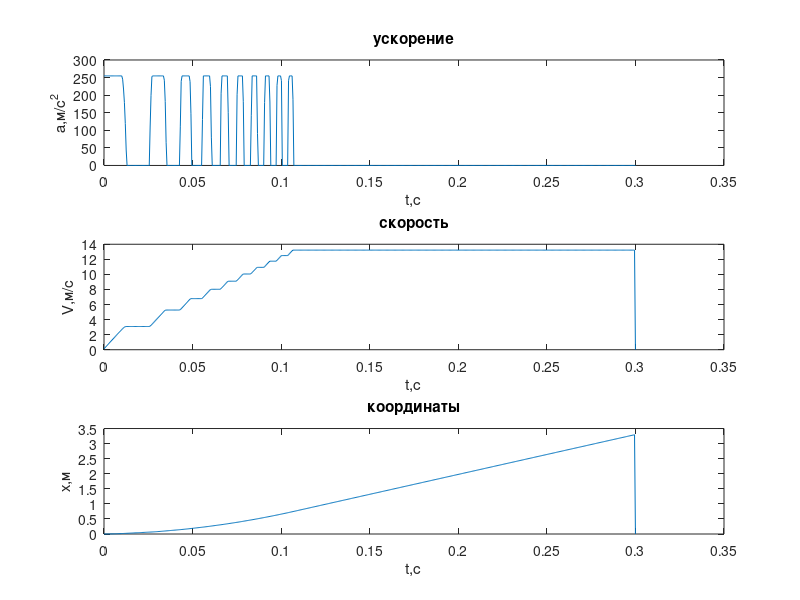

The MATLAB source for this figure:
    clc;clear;
    % Начальные данные
    while 1

        % Параметры источника питания
        Toque = 3;

        % Массивы параметров катушек
        CounterCoil = 10;
        InductorLength = zeros(CounterCoil+1,1);
        InductorRadius = zeros(CounterCoil+1,1);
        QuantityCoil = zeros(CounterCoil+1,1);
        InductorStartPosition = zeros(CounterCoil+1,1);
        Inductance = zeros(CounterCoil+1,1);
        % Параметры катушек
        for a = 1:CounterCoil+1
            InductorLength(a) = 50/1000;
            InductorRadius(a) = 16/1000;
            QuantityCoil(a) = 4*InductorLength(a)*1000;
            InductorStartPosition(a) = (20+(a-1)*(InductorLength(a)*1000+30))/1000;
            Inductance(a) = 633e-6;
        end
        % Мнимая послепоследняя катушка
        InductorStartPosition(CounterCoil+1) = 1000;

        % парметры снаряда
        BulletRadius = 15/1000;
        mu = 120;
        BulletLength = InductorLength(1)*3/4;
        StartCoordinates = InductorStartPosition(1)-InductorLength(1)*0.4;
        Plotnost = 7800;
        Weight = pi*BulletLength*BulletRadius^2*Plotnost;
        MaxB = 2.12;

        % Остальные
        mu0 = 4*pi*10^-7;
        CoilAccuracy = fix(QuantityCoil(a));
        BulletAccuracy = 50;
        StartSpeed = 0;
        StartTime = 1;
        break
    end
    
    % Создание массивов
    while 1
        ToqueDischargeTimeArray = linspace(0, 0.3, 600);
        InductorLocation = zeros(CoilAccuracy,CounterCoil);
        BulletLocation = zeros(BulletAccuracy,1);
        H_from_Coil = zeros(CoilAccuracy,1);
        H_from_Bullet = zeros(BulletAccuracy,1);
        AccelerationArray = zeros(length(ToqueDischargeTimeArray),1);
        SpeedArray = zeros(length(ToqueDischargeTimeArray),1);
        CoordinateArray = zeros(length(ToqueDischargeTimeArray),1);
        TimeStepArray = zeros(length(ToqueDischargeTimeArray),1);
        SupportArray = zeros(length(ToqueDischargeTimeArray),1);
        break
    end

    % Установка расположения катушек и снаряда
    while 1

        for a = 1:CounterCoil
            for b = 1:CoilAccuracy
                InductorLocation(b,a) = InductorStartPosition(a) + (b-1) * (InductorLength(a)/CoilAccuracy) + (InductorLength(a)/CoilAccuracy) / 2;
            end
        end

        for b = 1:BulletAccuracy
            BulletLocation(b) = (b-1) * (BulletLength/BulletAccuracy) + (BulletLength/BulletAccuracy) / 2;
        end

        break
    end
    
    % Начало моделирования
    for d = 1:CounterCoil
        for a=StartTime:length(ToqueDischargeTimeArray)-1
            TimeStep = ToqueDischargeTimeArray(a+1) - ToqueDischargeTimeArray(a);
            TimeStepArray(a) = TimeStep;
            for b = 1:BulletAccuracy
                for c = 1:CoilAccuracy
                     distance = InductorLocation(c,d)-(BulletLocation(b)+StartCoordinates);
                     H_tension = (Toque * InductorRadius(d) * distance) / (2 * ((InductorRadius(d)-BulletRadius)^2 + (distance^2))^1.5)*QuantityCoil(d)/CoilAccuracy;
                     H_from_Coil(c) = H_tension;
                end
                H_from_Bullet(b) = sum(H_from_Coil)/BulletAccuracy;
            end
            B_from_Bullet = sum(H_from_Bullet)*mu * mu0;
            if B_from_Bullet > MaxB
                B_from_Bullet = MaxB;
            end
            ABS = sum(B_from_Bullet)/abs(sum(B_from_Bullet));
            if sum(B_from_Bullet) == 0
                ABS = 1;
            end
            F = sum(B_from_Bullet)^2*2*pi*BulletRadius*BulletLength/(2*mu*mu0)*ABS;
            SupportArray(a) = sum(H_from_Bullet);
            Acceleration = F/Weight;
            AccelerationArray(a) = Acceleration;
            dV = Acceleration*TimeStep;
            Speed = StartSpeed+dV;
            StartSpeed = Speed;
            SpeedArray(a) = Speed;
            dx = Speed*TimeStep;
            Coordinate = StartCoordinates+dx;
            StartCoordinates = Coordinate;
            CoordinateArray(a) = Coordinate;
            (InductorStartPosition(d)+InductorLength(d)*0.4)-(Coordinate+BulletLength/2)
            if (InductorStartPosition(d)+InductorLength(d)*0.4)-(Coordinate+BulletLength/2)<0
                a
                StartTime = a+1;
                break
            end
        end 
        
        % Равномерное движение
        for a = StartTime:length(ToqueDischargeTimeArray)-1
    
            TimeStep = ToqueDischargeTimeArray(a+1) - ToqueDischargeTimeArray(a);
            TimeStepArray(a) = TimeStep;
            Acceleration = 0;
            AccelerationArray(a) = Acceleration;
            dV = Acceleration*TimeStep;
            Speed = StartSpeed+dV;
            StartSpeed = Speed;
            SpeedArray(a) = Speed;
            dx = Speed*TimeStep;
            Coordinate = StartCoordinates+dx;
            StartCoordinates = Coordinate;
            CoordinateArray(a) = Coordinate;
            (InductorStartPosition(d+1)-InductorLength(d+1)*0.4)-(Coordinate+BulletLength/2)
            if (InductorStartPosition(d+1)-InductorLength(d+1)*0.4)-(Coordinate+BulletLength/2)<0
                a
                StartTime = a+1;
                break
            end
        end
    end
    
    %графики
    while 1
    % 
    AccelerationArray(length(ToqueDischargeTimeArray))=0;
    SpeedArray(length(ToqueDischargeTimeArray))=0;
    CoordinateArray(length(ToqueDischargeTimeArray))=0;
    % График ускорения    
    subplot(3,1,1)
    plot(ToqueDischargeTimeArray, AccelerationArray);
    title ('ускорение')
    xlabel('t,c');
    ylabel('a,м/с^2');

    % График скорости
    subplot(3,1,2)
    plot(ToqueDischargeTimeArray, SpeedArray);
    title ('скорость')
    xlabel('t,c');
    ylabel('V,м/с');

    % График координат
    subplot(3,1,3)
    plot(ToqueDischargeTimeArray, CoordinateArray);
    title ('координаты')
    xlabel('t,c');
    ylabel('x,м');
    break
    end